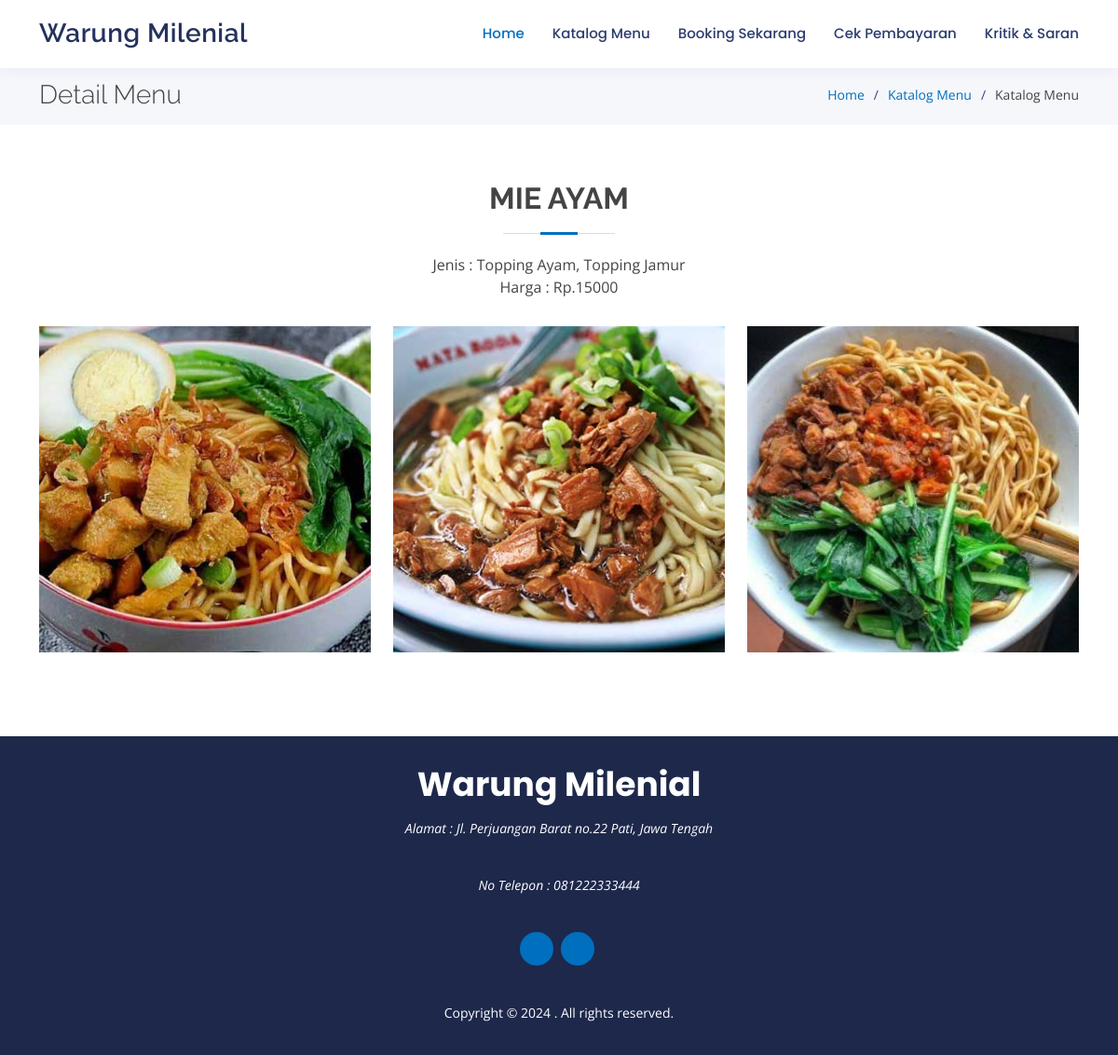
Page /index.php/katalog/detail/2 on the committed database.
### tables this page shows
CREATE TABLE `profil_usaha` (
  `id` int(12) NOT NULL,
  `nama_usaha` varchar(250) NOT NULL,
  `deskripsi` text NOT NULL,
  `alamat` varchar(250) NOT NULL,
  `nomor_telepon` varchar(17) NOT NULL,
  `email` varchar(100) NOT NULL,
  `instagram` varchar(50) NOT NULL,
  `facebook` varchar(250) NOT NULL,
  `maps_link` text NOT NULL,
  `foto_usaha_1` text NOT NULL,
  `foto_usaha_2` text NOT NULL,
  `foto_usaha_3` text NOT NULL
);

CREATE TABLE `menu` (
  `id_menu` int(11) NOT NULL,
  `nama_menu` varchar(100) NOT NULL,
  `detail_menu` text NOT NULL,
  `kategori` varchar(50) NOT NULL,
  `stok` varchar(50) NOT NULL DEFAULT 'Tersedia',
  `harga` int(100) NOT NULL
);

CREATE TABLE `gambar_menu` (
  `id_gambar` int(11) NOT NULL,
  `id_menu` int(11) NOT NULL,
  `gambar` varchar(250) NOT NULL
);

### application/controllers/Katalog.php (called while the page is built, shortened)
<?php
class Katalog extends CI_Controller
{
    public function __construct()
    {
        $this->load->model('katalog_model');
    }
    public function getProfilUsaha()
    {
        $getProfil = $this->db->query("SELECT * FROM profil_usaha");
        foreach ($getProfil->result_array() as $profil) {
            $arr['nama_usaha'] = $profil['nama_usaha'];
            $arr['alamat'] = $profil['alamat'];
            $arr['nomor_telepon'] = $profil['nomor_telepon'];
            $arr['maps_link'] = $profil['maps_link'];
            $arr['instagram'] = $profil['instagram'];
            $arr['facebook'] = $profil['facebook'];
            $arr['foto_usaha_1'] = $profil['foto_usaha_1'];
            $arr['foto_usaha_2'] = $profil['foto_usaha_2'];
            $arr['foto_usaha_3'] = $profil['foto_usaha_3'];
        }
        return $arr;
    }
    public function detail($id)
    {
        $profil = $this->getProfilUsaha();
        $data['menu'] = $this->katalog_model->getMakananById($id);
        $data['gambar_menu'] = $this->katalog_model->getGambarById($id);
        $data['nama_usaha'] = $profil['nama_usaha'];
        $data['alamat'] = $profil['alamat'];
        $data['nomor_telepon'] = $profil['nomor_telepon'];
        $data['instagram'] = $profil['instagram'];
        $data['facebook'] = $profil['facebook'];
        $this->load->view('home/layout/header', $data);
        $this->load->view('home/katalog/detail');
        $this->load->view('home/layout/footer');
    }
}

### index.php (called while the page is built, shortened)
<?php
require_once BASEPATH.'core/CodeIgniter.php';

### application/models/Katalog_model.php (called while the page is built, shortened)
<?php
class Katalog_model extends CI_Model
{
    public function getMakananById($id)
    {
        $query = $this->db->query("SELECT * FROM menu where id_menu = $id");
        return $query->result_array();
    }
    public function getGambarById($id_menu)
    {
        $query = $this->db->query("SELECT * FROM gambar_menu gm join menu m on gm.id_menu=m.id_menu WHERE m.id_menu = $id_menu");
        return $query->result_array();
    }
}

### application/views/home/katalog/detail.php (the view, shortened to what this page needs)
<main id="main">
  <section id="breadcrumbs" class="breadcrumbs">
    <div class="container">
      <div class="d-flex justify-content-between align-items-center">
        <h2>Detail Menu</h2>
        <ol>
          <li><a href="<?= base_url() ?>">Home</a></li>
          <li><a href="<?= base_url() ?>katalog">Katalog Menu</a></li>
          <li>Katalog Menu</li>
        </ol>
      </div>
    </div>
  </section>
  <section id="gallery" class="gallery">
    <div class="container">
      <div class="section-title">
        <?php
        foreach ($menu as $m) {
        ?>
          <h2>
            <?= $m['nama_menu'] ?>
          </h2>
          <p>Jenis : <?= $m['detail_menu'] ?></p>
          <p>Harga : Rp.<?= $m['harga'] ?></p>
        <?php
        }
        ?>
      </div>
      <div class="row gallery-container">
        <?php
        foreach ($gambar_menu as $gm) {
        ?>
          <div class="col-lg-4 col-md-6 gallery-item filter-home">
            <div class="gallery-wrap">
              <img style="object-fit: cover;height:350px;width:100%" src="<?php echo base_url('assets/dataresto/menu/' . $gm['gambar']) ?>" class="img-fluid" alt="">
            </div>
          </div>
        <?php
        }
        ?>
      </div>
    </div>
  </section>
</main>

### application/views/home/layout/header.php (shortened to what this page needs)
<!DOCTYPE html>
<html lang="en">
<head>
  <link rel="stylesheet" href="<?= base_url() ?>assets/admin/vendor/@fortawesome/fontawesome-free/css/all.min.css" type="text/css">
  <link href="<?= base_url() ?>assets/home/vendor/bootstrap/css/bootstrap.min.css" rel="stylesheet">
  <link href="<?= base_url() ?>assets/home/vendor/bootstrap-icons/bootstrap-icons.css" rel="stylesheet">
  <link href="<?= base_url() ?>assets/home/vendor/boxicons/css/boxicons.min.css" rel="stylesheet">
  <link href="<?= base_url() ?>assets/home/vendor/glightbox/css/glightbox.min.css" rel="stylesheet">
  <link href="<?= base_url() ?>assets/home/vendor/remixicon/remixicon.css" rel="stylesheet">
  <link href="<?= base_url() ?>assets/home/vendor/swiper/swiper-bundle.min.css" rel="stylesheet">
  <link href="<?= base_url() ?>assets/home/css/style.css" rel="stylesheet">
  <link rel="stylesheet" href="<?= base_url() ?>assets/home/select2/css/select2.min.css">
  <link rel="stylesheet" href="<?= base_url() ?>assets/home/select2-bootstrap4-theme/select2-bootstrap4.min.css">
</head>
<body>
  <header id="header" class="fixed-top">
    <div class="container d-flex align-items-center justify-content-between">
      <h1 class="logo"><a href="<?= base_url() ?>"><?= $nama_usaha ?></a></h1>
      <nav id="navbar" class="navbar">
        <ul>
          <li><a class="active" href="<?= base_url() ?>">Home</a></li>
          <li><a href="<?= base_url() ?>katalog">Katalog Menu</a></li>
          <li><a href="<?= base_url() ?>home/booking">Booking Sekarang</a></li>
          <li><a href="<?= base_url() ?>pembayaran/cari">Cek Pembayaran</a></li>
          <li><a href="<?= base_url() ?>saran/add">Kritik & Saran</a></li>
        </ul>
      </nav>
    </div>
  </header>

### application/views/home/layout/footer.php (shortened to what this page needs)
<footer id="footer">
  <div class="container">
    <h3><?= $nama_usaha ?></h3>
    <p>Alamat : <?= $alamat ?></p>
    <p>No Telepon : </i> <?= $nomor_telepon ?></p>
    <div class="social-links">
      <a href="https://instagram.com/<?= $instagram ?>" class="instagram" target="_blank"><i class="bx bxl-instagram"></i></a>
      <a href="https://facebook.com/<?= $facebook ?>" class="facebook" target="_blank"><i class="bx bxl-facebook"></i></a>
    </div>
    <div class="copyright">
      Copyright &#169; <script type='text/javascript'>var creditsyear = new Date();document.write(creditsyear.getFullYear());</script> <a><data:blog.title/></a>. All rights reserved.
    </div>
  </div>
</footer>
</body>
</html>

### assets/home/css/style.css (style rules this page uses)
body { font-family: "Open Sans", sans-serif; color: #444444; }
a { color: #006fbe; text-decoration: none; }
h1, h2, h3, h4, h5, h6 { font-family: "Raleway", sans-serif; }
#header { background: #fff; transition: all 0.5s; z-index: 997; padding: 15px 0; box-shadow: 0px 2px 15px rgba(36, 50, 93, 0.06); }
#header .logo { font-size: 28px; margin: 0; padding: 0; line-height: 1; font-weight: 600; letter-spacing: 0.5px; }
#header .logo a { color: #24325d; }
.navbar { padding: 0; }
.navbar ul { margin: 0; padding: 0; display: flex; list-style: none; align-items: center; }
.navbar li { position: relative; }
.navbar a, .navbar a:focus { display: flex; align-items: center; justify-content: space-between; padding: 10px 0 10px 30px; font-family: "Poppins", sans-serif; font-size: 15px; font-weight: 500; color: #2b3c6f; white-space: nowrap; transition: 0.3s; }
.navbar a:hover, .navbar .active, .navbar .active:focus, .navbar li:hover > a { color: #006fbe; }
section { padding: 60px 0; }
.section-title { text-align: center; padding-bottom: 30px; }
.section-title h2 { font-size: 32px; font-weight: bold; text-transform: uppercase; margin-bottom: 20px; padding-bottom: 20px; position: relative; }
.section-title h2::before { content: ''; position: absolute; display: block; width: 120px; height: 1px; background: #ddd; bottom: 1px; left: calc(50% - 60px); }
.section-title h2::after { content: ''; position: absolute; display: block; width: 40px; height: 3px; background: #006fbe; bottom: 0; left: calc(50% - 20px); }
.section-title p { margin-bottom: 0; }
.breadcrumbs { padding: 15px 0; background: #f5f7fb; min-height: 40px; margin-top: 70px; }
.breadcrumbs h2 { font-size: 28px; margin-bottom: 0; font-weight: 300; }
.breadcrumbs ol { display: flex; flex-wrap: wrap; list-style: none; padding: 0; margin: 0; font-size: 14px; }
.breadcrumbs ol li + li { padding-left: 10px; }
.breadcrumbs ol li + li::before { display: inline-block; padding-right: 10px; color: #324682; content: "/"; }
.gallery .gallery-item { margin-bottom: 30px; }
.gallery .gallery-wrap { transition: 0.3s; position: relative; overflow: hidden; z-index: 1; background: rgba(36, 50, 93, 0.6); }
.gallery .gallery-wrap::before { content: ""; background: rgba(36, 50, 93, 0.6); position: absolute; left: 30px; right: 30px; top: 30px; bottom: 30px; transition: all ease-in-out 0.3s; z-index: 2; opacity: 0; }
#footer { background: #1d284b; color: #fff; font-size: 14px; text-align: center; padding: 30px 0; }
#footer h3 { font-size: 36px; font-weight: 700; color: #fff; position: relative; font-family: "Poppins", sans-serif; padding: 0; margin: 0 0 15px 0; }
#footer p { font-size: 15; font-style: italic; padding: 0; margin: 0 0 40px 0; }
#footer .social-links { margin: 0 0 40px 0; }
#footer .social-links a { font-size: 18px; display: inline-block; background: #006fbe; color: #fff; line-height: 1; padding: 8px 0; margin-right: 4px; border-radius: 50%; text-align: center; width: 36px; height: 36px; transition: 0.3s; }
#footer .copyright { margin: 0 0 5px 0; }

### rows in the picture
profil_usaha: nama_usaha "Warung Milenial", alamat "Jl. Perjuangan Barat no.22 Pati, Jawa Tengah", nomor_telepon "081222333444"
menu: nama_menu "MIE AYAM", detail_menu "Topping Ayam, Topping Jamur", harga "15000"
gambar_menu: gambar (picture)
gambar_menu: gambar (picture)
gambar_menu: gambar (picture)
